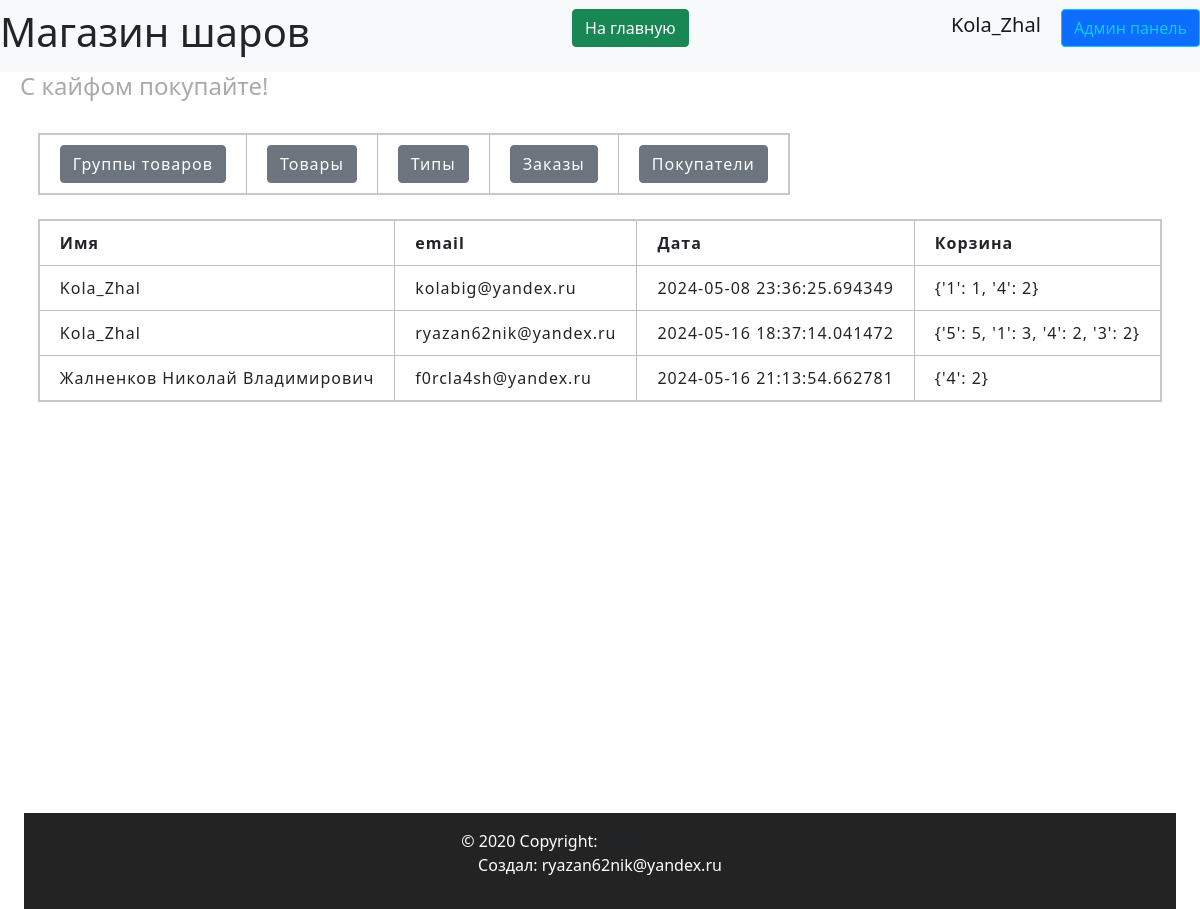
/admin/users (signed in), run on an earlier commit of the app's database.
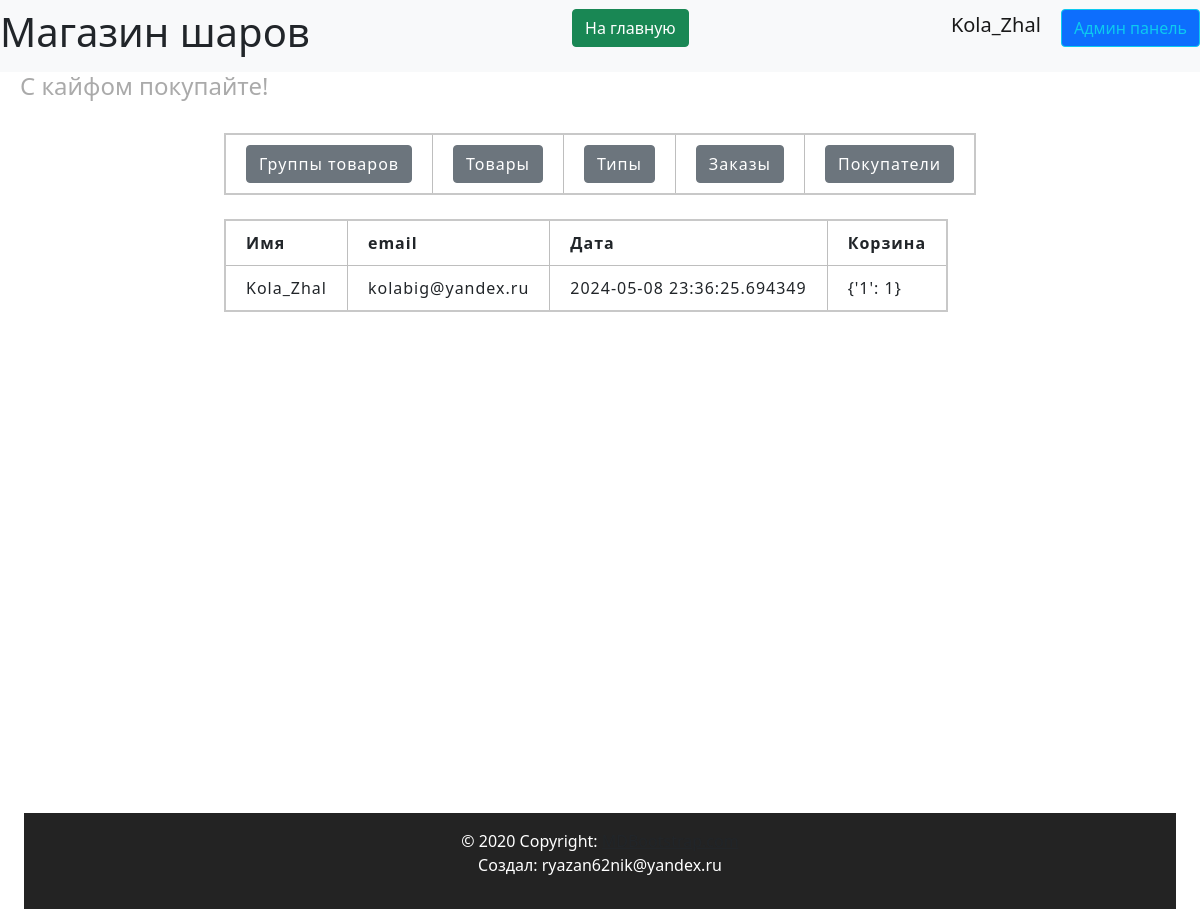
And on a later commit of the database.
### data/users.py (models this page shows, shortened)
class User(SqlAlchemyBase, UserMixin, SerializerMixin):
    __tablename__ = 'users'
    id = sqlalchemy.Column(sqlalchemy.Integer,
                           primary_key=True, autoincrement=True)
    name = sqlalchemy.Column(sqlalchemy.String, nullable=True)
    tel = sqlalchemy.Column(sqlalchemy.String, nullable=True)
    email = sqlalchemy.Column(sqlalchemy.String,
                              index=True, unique=True, nullable=True)
    hashed_password = sqlalchemy.Column(sqlalchemy.String, nullable=True)
    created_date = sqlalchemy.Column(sqlalchemy.DateTime,
                                     default=datetime.datetime.now)
    basket = sqlalchemy.Column(sqlalchemy.String, default='{}')
    admin = sqlalchemy.Column(sqlalchemy.Boolean, default=False)
    tg_id = sqlalchemy.Column(sqlalchemy.String, nullable=True)
    confirmed = sqlalchemy.Column(sqlalchemy.Boolean, default=False)
    address = sqlalchemy.Column(sqlalchemy.String, nullable=True)
    orders = orm.relationship("Order", back_populates='user')

### server.py (the view)
@app.route('/admin/users', methods=['GET', 'POST'])
@login_required
def admin_user():
    if current_user.admin:
        db_sess = db_session.create_session()
        users = db_sess.query(User).all()
        return render_template('pages/admin_users.html', title='Админ панель',
                               users=users)

### data/db_session.py (called while the page is built)
def create_session() -> Session:
    global __factory
    return __factory()

### server.py (called while the page is built)
@login_manager.user_loader
def load_user(user_id):
    db_sess = db_session.create_session()
    return db_sess.query(User).get(user_id)

### templates/pages/admin_users.html
{% extends "pages/base_admin.html" %}
{% block admincontent %}
<br>
<div>
    <table>
        <tr>
            <th>Имя</th>
            <th>email</th>
            <th>Дата</th>
            <th>Корзина</th>
        </tr>
        {% for user in users %}
        <tr>
            <td>{{ user.name }}</td>
            <td>{{ user.email }}</td>
            <td>{{ user.created_date }}</td>
            <td>{{ user.basket }}</td>
        </tr>
        {% endfor %}
    </table>
</div>
{% endblock %}

### templates/includes/header.html
<header>
    <nav class="navbar navbar-light bg-light">
        <h1> Магазин шаров</h1>
        <p align="right">
            <a href="/index" class="btn btn-success"> На главную </a>
        </p>
        {% if current_user.is_authenticated %}
        <p align="right">
            <a class="navbar-brand" href="/logout">{{ current_user.name }}</a>
            {% if current_user.admin%}
            <a class="btn btn-primary btn btn-outline-info mr-2" href="/admin/products">Админ панель</a>
            {% endif %}
            {% else %}
        <p align="right">
            <a class="btn btn-primary " href="/register">Зарегистрироваться</a>
            <a class="btn btn-success" href="/login">Войти</a>
        </p>
        {% endif %}
    </nav>
    <h4 align="left">С кайфом покупайте!</h4>
</header>

What changed in the data, as far as the page shows it:
removed User: name "Kola_Zhal", email "ryazan62nik@yandex.ru", created_date "2024-05-16 18:37:14.041472", basket "{'5': 5, '1': 3, '4': 2, '3': 2}"
removed User: name "Жалненков Николай Владимирович", email "f0rcla4sh@yandex.ru", created_date "2024-05-16 21:13:54.662781", basket "{'4': 2}"
changed User "Kola_Zhal": basket "{'1': 1, '4': 2}" → "{'1': 1}"
